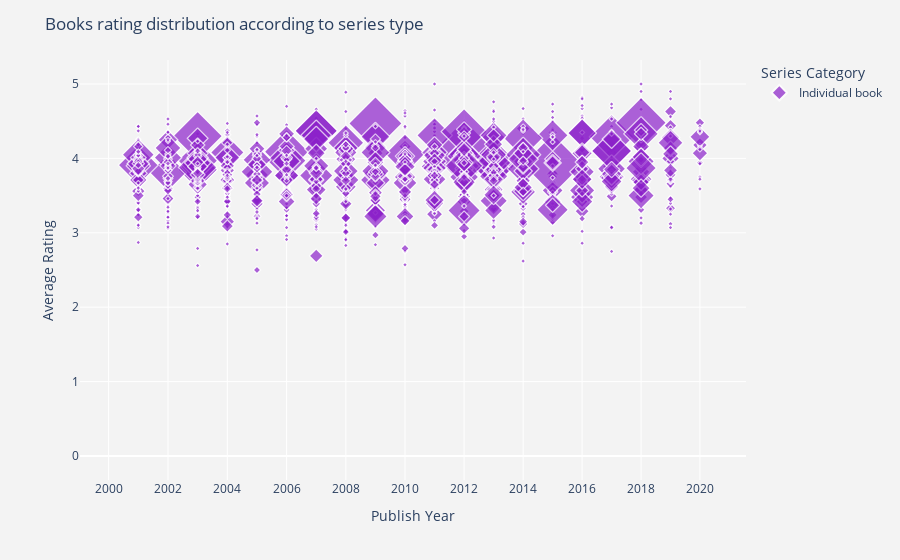

Write notebook code for a chart like this one.
### Code cell
display_chart(genre_dropdown.value, series_category_dropdown.value, df_goodreads)

### Figure 1 — Plotly figure (JSON) as saved in the notebook; plotly's stock layout.template omitted (floating-point values rounded to 4 significant figures; data arrays with more than 128 entries replaced by an {"elided": "..."} marker saying what was removed)
{"data": [{"hovertemplate": "<b>%{hovertext}</b><br><br>Series Category=Individual book<br>year_published=%{x}<br>average_rating=%{y}<br>review_count=%{marker.size}<extra></extra>", "hovertext": {"elided": "2361 str values"}, "legendgroup": "Individual book", "marker": {"color": "#8b20c9", "line": {"width": 1}, "size": {"elided": "2361 int values"}, "sizemin": 4, "sizemode": "area", "sizeref": 46.78, "symbol": "diamond"}, "mode": "markers", "name": "Individual book", "showlegend": true, "type": "scattergl", "x": {"elided": "2361 int values"}, "xaxis": "x", "y": {"elided": "2361 float values"}, "yaxis": "y"}], "layout": {"legend": {"itemsizing": "constant", "title": {"text": "Series Category"}, "tracegroupgap": 0}, "margin": {"t": 60}, "paper_bgcolor": "rgb(243, 243, 243)", "plot_bgcolor": "rgb(243, 243, 243)", "title": {"text": "Books rating distribution according to series type"}, "xaxis": {"anchor": "y", "domain": [0, 1], "gridcolor": "white", "gridwidth": 1, "title": {"text": "Publish Year"}, "type": "log"}, "yaxis": {"anchor": "x", "domain": [0, 1], "gridcolor": "white", "gridwidth": 1, "title": {"text": "Average Rating"}}}}
